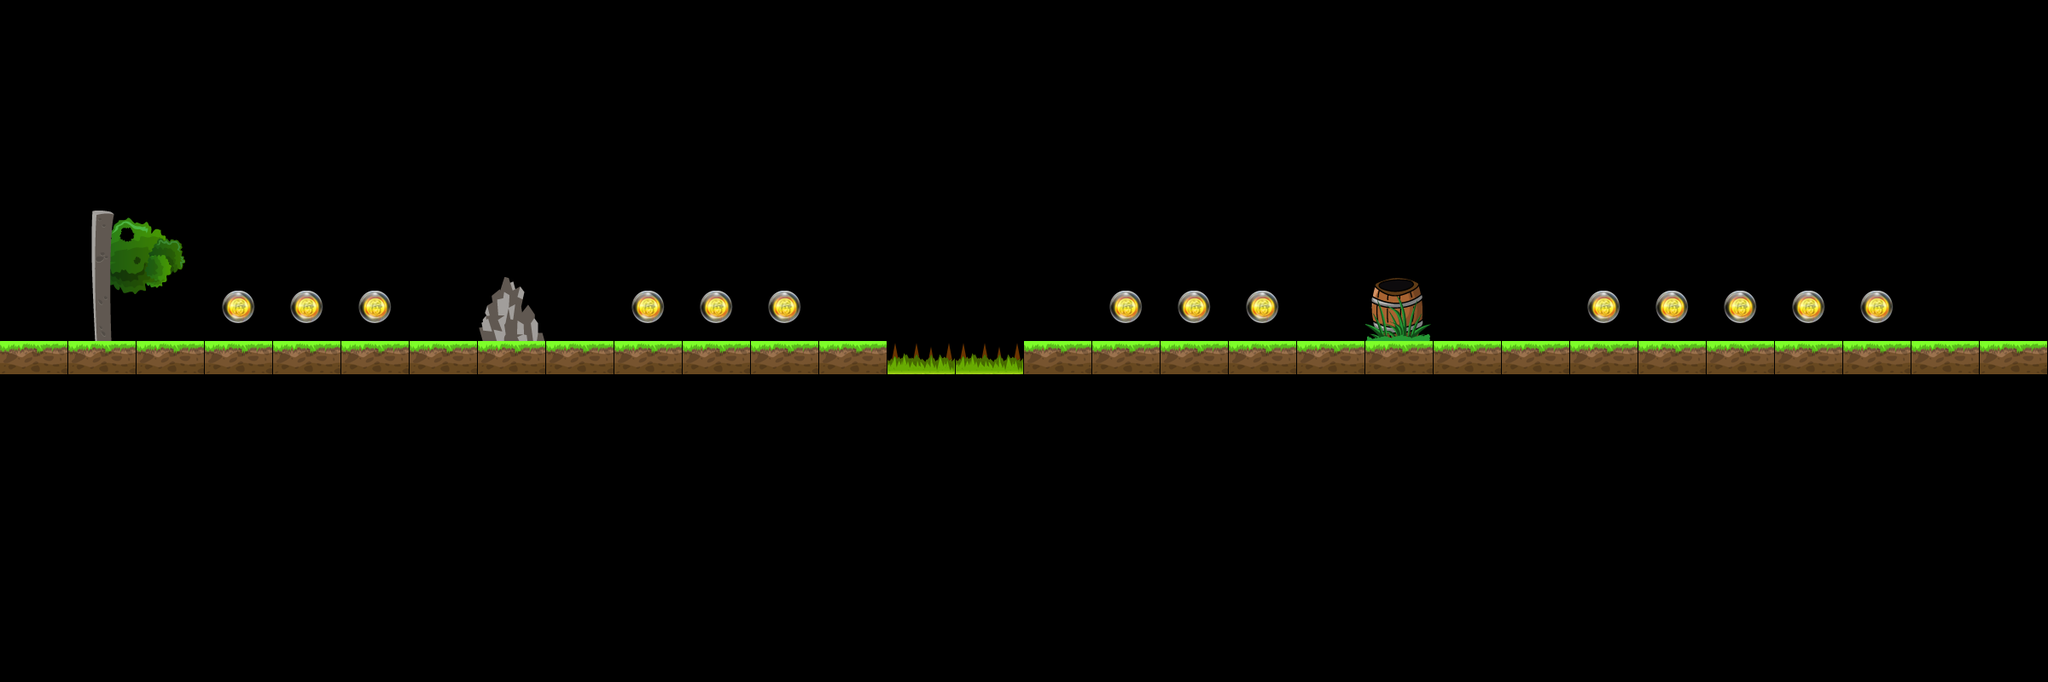

This is a level from a 2D game, rendered from its Tiled map with the project's own tilesets. A one-line summary and the map file follow, with tile-layer data summarised:
An orthogonal 30x10 tile map with 80x80 px tiles, 1 tile layer (Level).

<map version="1.0" orientation="orthogonal" renderorder="right-down" width="30" height="10" tilewidth="80" tileheight="80" nextobjectid="1">
 <properties>
  <property name="StartDirection" value="0" />
 </properties>
 <tileset firstgid="1" name="Untitled" tilewidth="80" tileheight="80" tilecount="32">
  <image source="tileset0.png" width="640" height="320" />
 </tileset>
 <layer name="Level" width="30" height="10">
  <data>[300 cells, 51 non-empty, 10 distinct tile ids]</data>
 </layer>
</map>
